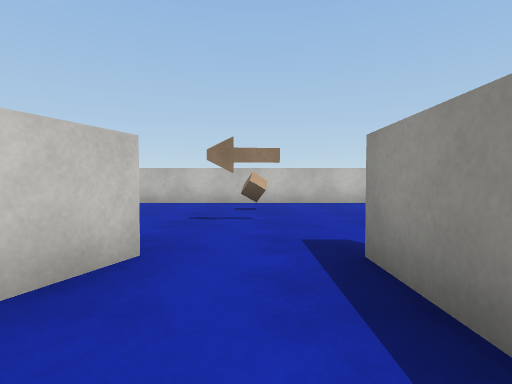
[1] (above)

22 first-person views from a walk through a scene from a Unity 3-D project. The camera is 0.62 m above the floor, tilts 2° down and sees 80° across. The floor is counted in squares, 1 m on a side. Each view is taken from the middle of a square. On the plan, view 1 faces up. The plan holds only what a view shows up to about 9 squares ahead; the rest is blank. The player is left out. Surface patterns are stand-ins for the level's own textures.

[2]
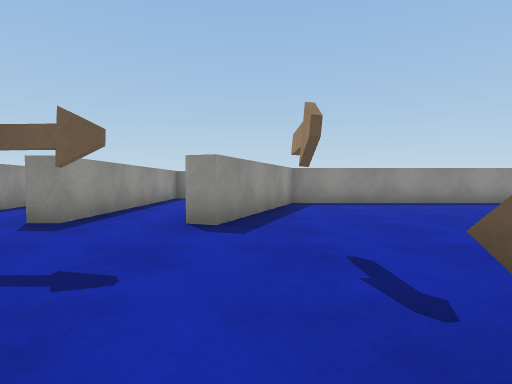

[3]
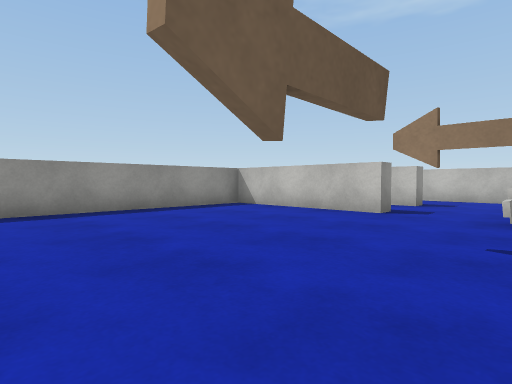

[4]
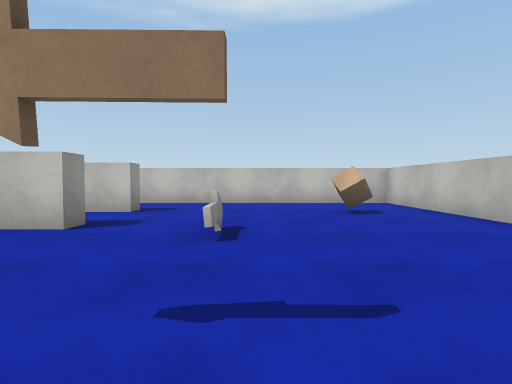

[5]
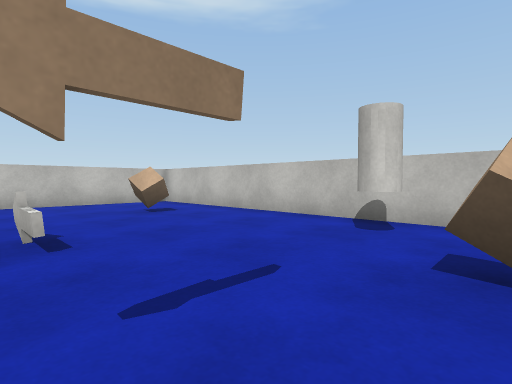

[6]
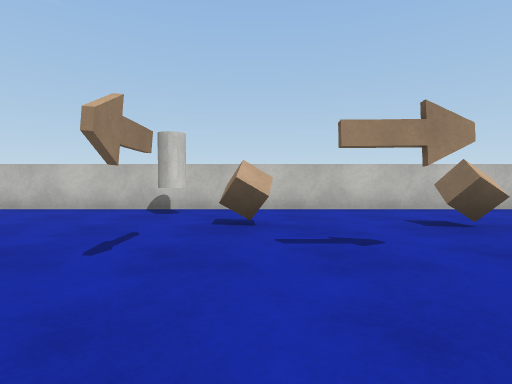

[7]
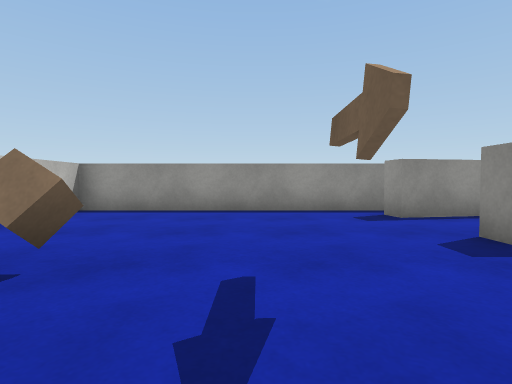

[8]
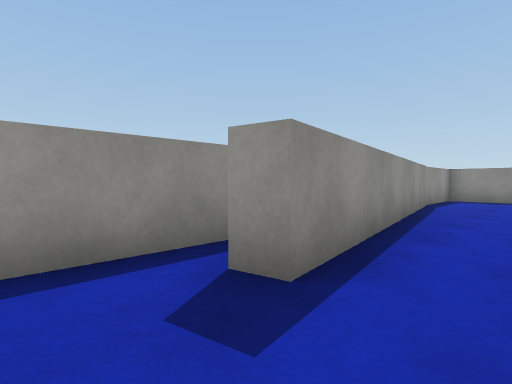

[9]
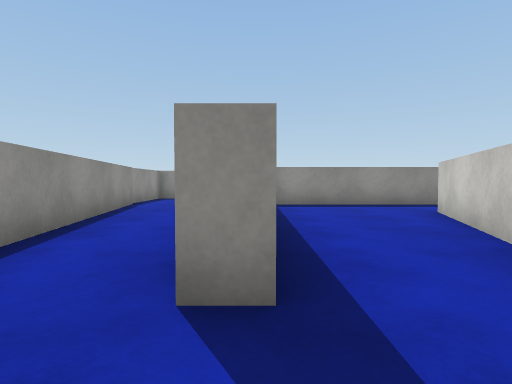

[10]
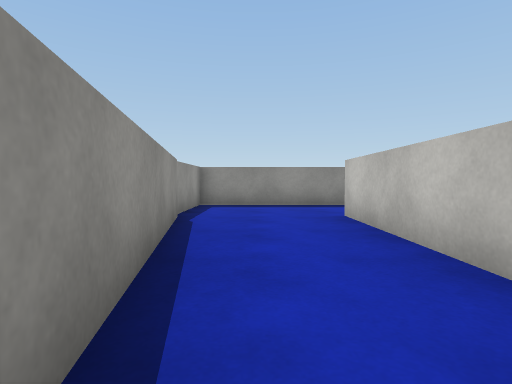

[11]
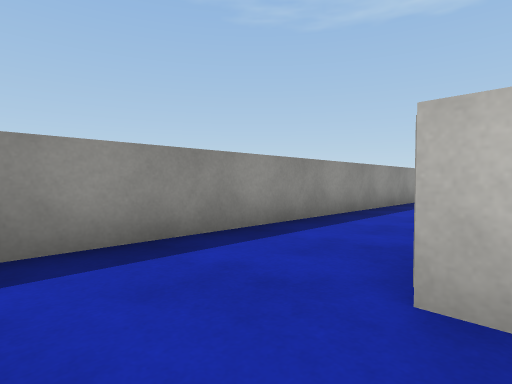

[12]
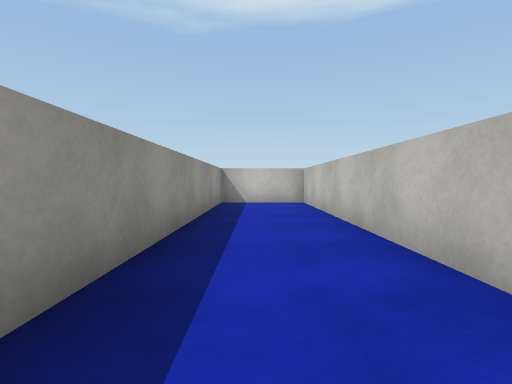

[13]
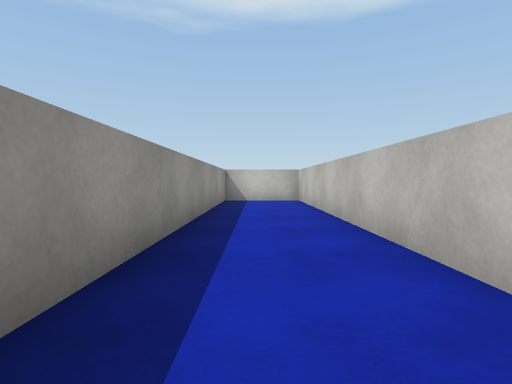

[14]
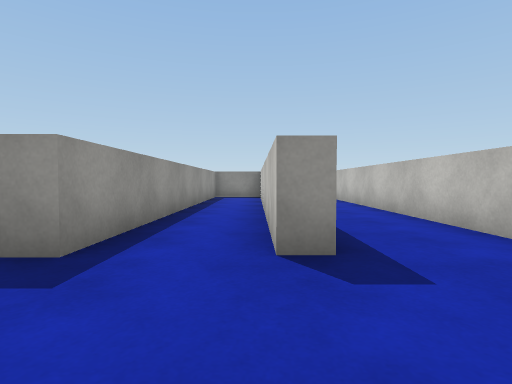

[15]
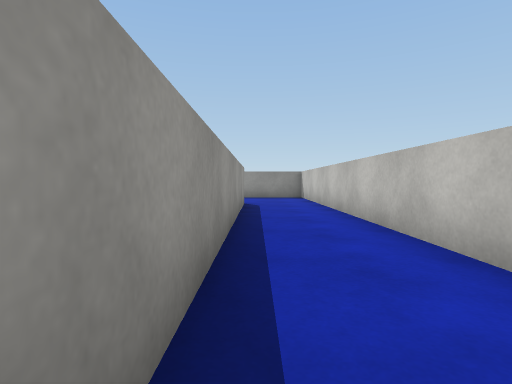

[16]
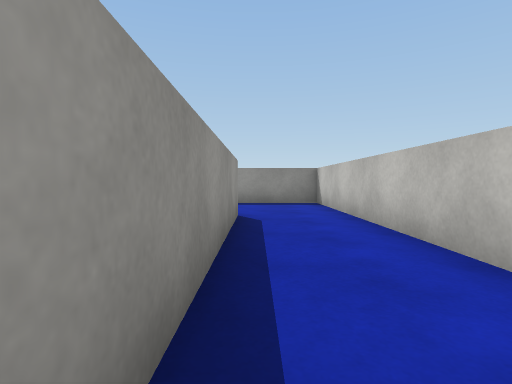

[17]
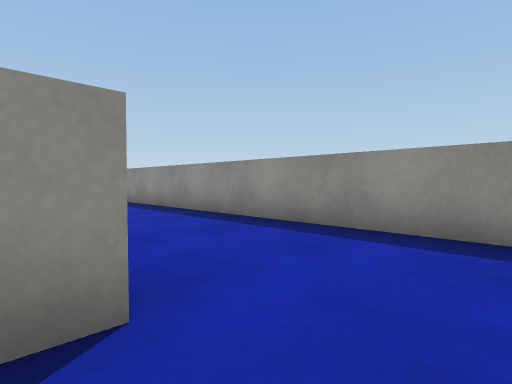

[18]
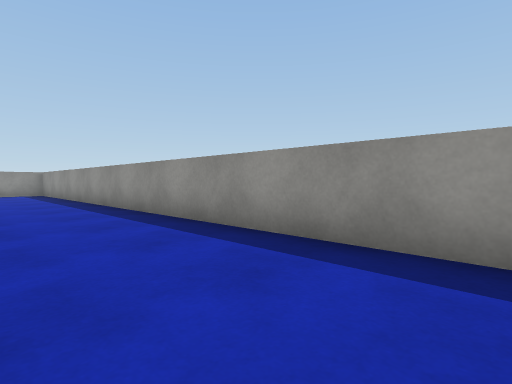

[19]
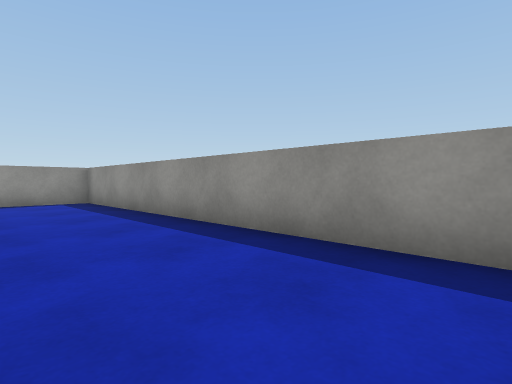

[20]
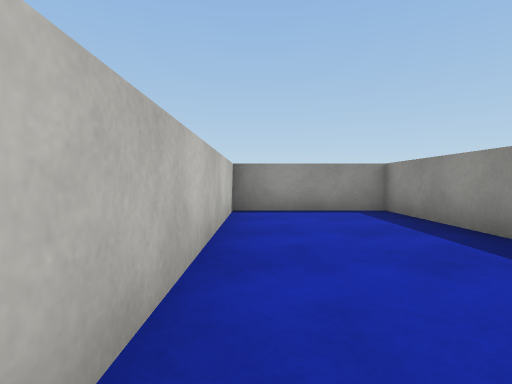

[21]
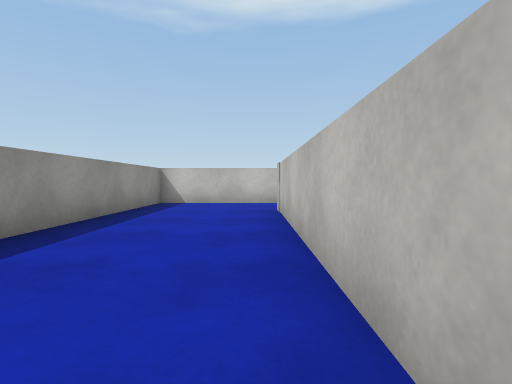

[22]
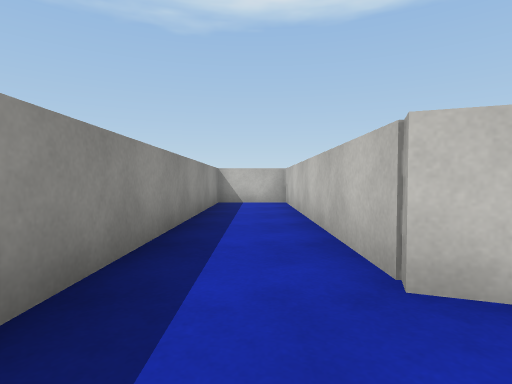

### Floor plan
Ten units are one square. View 1 is at (0, 0); x grows to the right and y downward. Boxes are objects, and circles mark ways between rooms. Rooms are numbered by the first view taken in them; rooms with no view inside come last. Other rooms are left out.
<svg viewBox="-153 -93 203 206">
<path fill="none" stroke="#000" d="M9 20 9 -25M-10 -25 -27 21 -99 21 -99 41 5 41M-16 46 -99 46 -99 70 45 70 45 46M9 -25 15 -25M14 9 14 45M-104 40 -104 -25 -99 -25 -99 16 -30 16 -14 -27 -10 -25M-65 75 -127 75 -127 -6M-128 -25 -122 -25 -122 35M45 -19 45 -88 -148 -88 -148 108 45 108 45 75 -15 75M44 44 32 -25 37 -26"/>
<rect x="-125" y="-75" width="10" height="10" fill="#bbb"><title>cube</title></rect>
<rect x="-105" y="-45" width="10" height="10" fill="#bbb"><title>other object</title></rect>
<rect x="-85" y="-85" width="10" height="10" fill="#bbb"><title>cylinder</title></rect>
<rect x="-65" y="-65" width="10" height="10" fill="#bbb"><title>cube</title></rect>
<rect x="-35" y="-65" width="10" height="10" fill="#bbb"><title>cube</title></rect>
<rect x="-5" y="-45" width="10" height="10" fill="#bbb"><title>other object</title></rect>
<rect x="-5" y="-65" width="10" height="10" fill="#bbb"><title>cube</title></rect>
<circle cx="0" cy="-30" r="3" fill="#2a7"/>
<text x="-20" y="20">1</text>
<text x="-50" y="0">2</text>
</svg>
Room 1 opens to room 2.

Where each view was taken, in squares from view 1:
view 1: 0 up, 0 right, facing up
view 2: 7 up, 2 left, facing down
view 3: 5 up, 4 left, facing down-left
view 4: 5 up, 6 left, facing left
view 5: 4 up, 6 left, facing up-left
view 6: 2 up, 6 left, facing up
view 7: 5 up, 2 left, facing right
view 8: 4 up, 2 right, facing down-right
view 9: 4 up, 1 right, facing down
view 10: 1 up, 3 right, facing down
view 11: 4 down, 3 right, facing down-left
view 12: 6 down, 1 left, facing left
view 13: 6 down, 0 right, facing left
view 14: 5 up, 12 left, facing down
view 15: 1 up, 13 left, facing down
view 16: 2 down, 13 left, facing down
view 17: 7 down, 14 left, facing down-right
view 18: 8 down, 11 left, facing down-right
view 19: 8 down, 5 left, facing down-right
view 20: 8 down, 2 left, facing right
view 21: 8 down, 6 left, facing left
view 22: 3 down, 1 left, facing left
